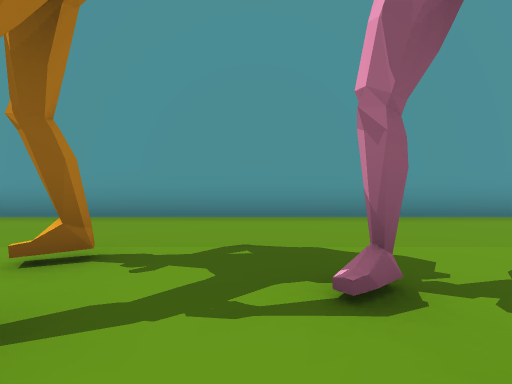
view 1 (above)

12 first-person views from a walk through a scene from a Unity 3-D project. The camera is 1.3 m above the floor, tilts 2° down and sees 80° across. The floor is counted in squares, 2 m on a side. Each view is taken from the middle of a square. On the plan, view 1 faces up. The plan holds only what a view shows up to about 10 squares ahead; the rest is blank. The place goes on beyond the plan. The player is left out. Some animated figures are left out. Some surface patterns are stand-ins.

view 2
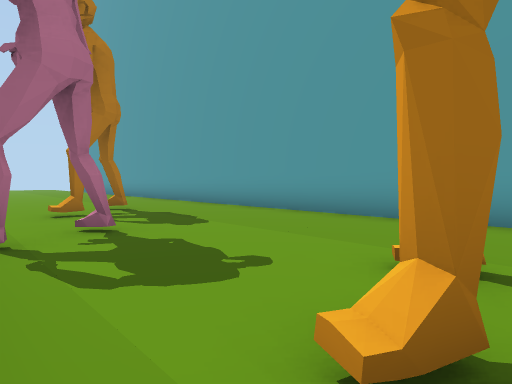

view 3
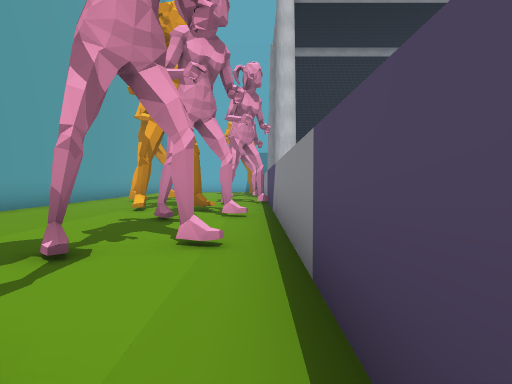

view 4
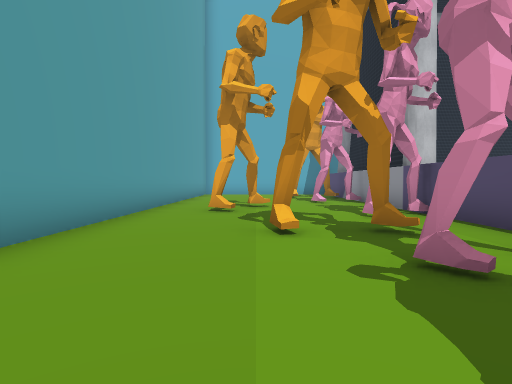

view 5
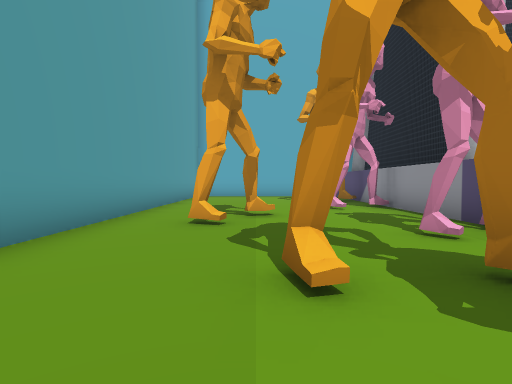

view 6
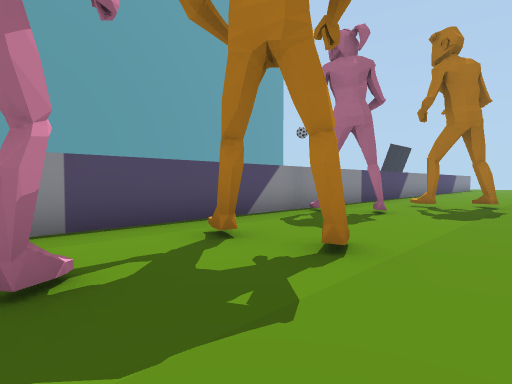

view 7
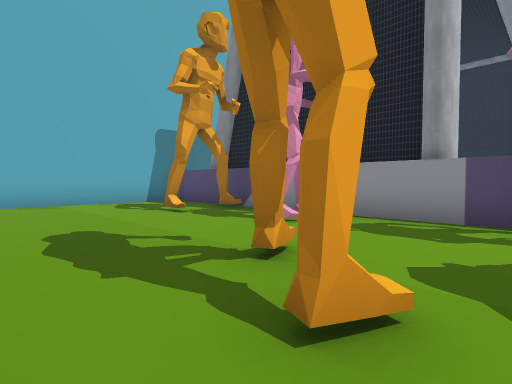

view 8
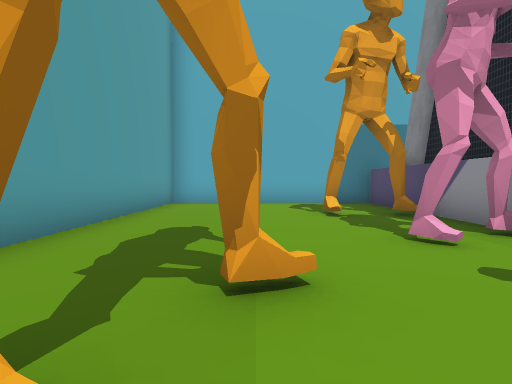

view 9
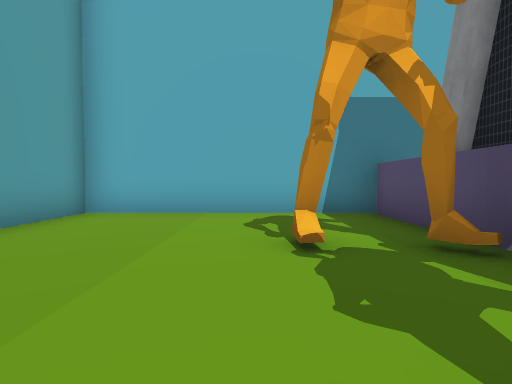

view 10
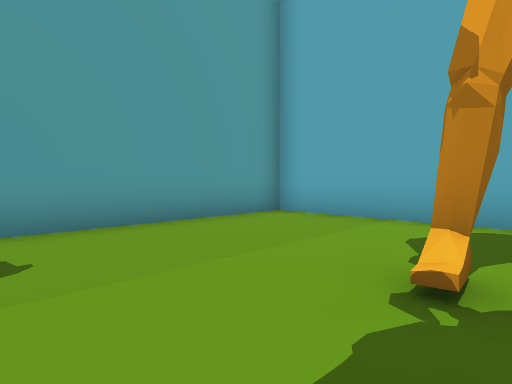

view 11
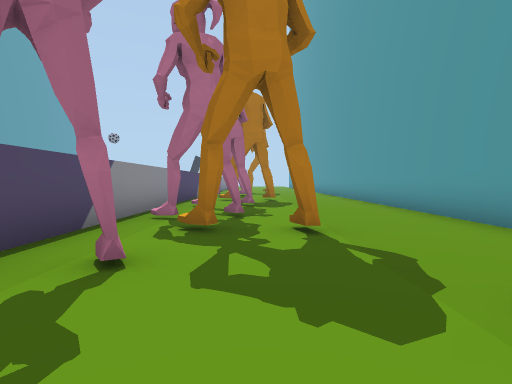

view 12
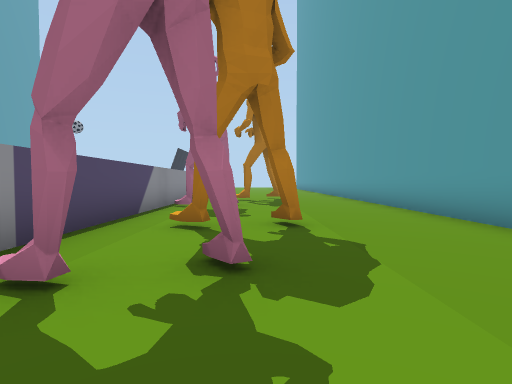

### Floor plan
Points are (right, up) in squares from view 1. A wall is a line through its corners. A room is listed if a view was taken in it or the views show most of it. See-through windows are left out.
Room 1 (views 1, 2, 3, 4, 5, 6, 7, 8, 10, 11, 12)
walls: (-1.1, 1.4) (-1.4, 0.7); (4.5, 2.6) (5.3, 2.8); (4.6, 1) (5, 1.6); (5.2, 1.5) (4.8, 0.8); (5.2, 2.6) (4.7, 2.5); (7.7, 3.5) (7.6, 3.8); (7.8, 3.5) (7.5, 3.7) (7.7, 4.1); (8.8, 2.6) (8.6, 3.2); (8.6, 5.5) (-8.5, 5.5); (-8.1, 2.9) (-8.5, 2.4); (-8.5, -0.4) (11.5, -0.4)
low walls: (-1.5, 2.4) (-1.9, 2.2)
ways out: opening at (9.5, 2.2) to room 2; gap at (-5, 0); gap at (7, 0)
objects: other object (-5, 1); other object (1, 1) to (1, 2); other object (3, 1); other object (7, 1); other object (10, 1)
Room 2 (view 9)
walls: (12.5, 0) (13, 0.5); (11.5, -0.4) (16, -0.4); (16.3, -0.5) (16.3, 5.5) (8.6, 5.5)
ways out: opening at (9.5, 2.2) to room 1

Where each view was taken, in squares from view 1:
view 1: 0 up, 0 right, facing up
view 2: 0 up, 1 left, facing up-left
view 3: 0 up, 2 left, facing right
view 4: 3 up, 1 right, facing right
view 5: 3 up, 3 right, facing right
view 6: 4 up, 1 right, facing down-left
view 7: 5 up, 7 right, facing down-right
view 8: 3 up, 7 right, facing right
view 9: 2 up, 10 right, facing right
view 10: 1 up, 11 right, facing up-right
view 11: 2 up, 9 right, facing left
view 12: 2 up, 3 right, facing left
